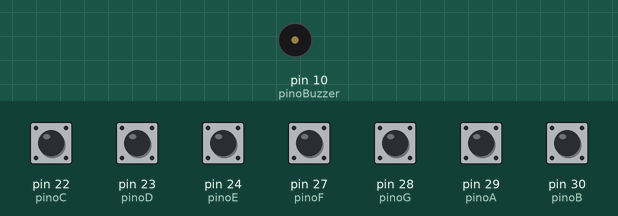
This sketch was run on a simulated Arduino Mega 2560, built with avr-gcc and run on an emulated ATmega2560. Parts: buzzer (waves = sounding). The inputs (shaded band) are chosen by the test bench; at power-on: pin 22 (pinoC), pin 23 (pinoD), pin 24 (pinoE), pin 27 (pinoF), pin 28 (pinoG), pin 29 (pinoA), pin 30 (pinoB) HIGH.

Above: at 1.2 s.
1.3 s: pin 22 (pinoC) pulled LOW for 0.15 s
At 2.5 s:
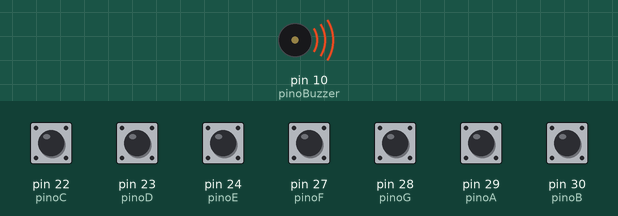
Timing chart, 0 to 4.3 s (numbered marks = the images above; inputs shaded):
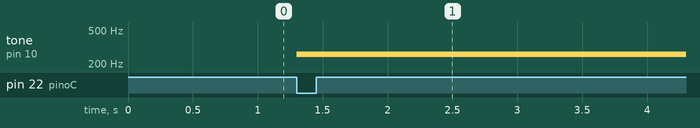

The sketch:

FirstTest.ino
```cpp
const int pinoC = 22;
const int pinoD = 23;
const int pinoE = 24;
const int pinoF = 27;
const int pinoG = 28;
const int pinoA = 29;
const int pinoB = 30;
const int pinoBuzzer = 10;

void setup() {
pinMode(pinoC, INPUT_PULLUP);
pinMode(pinoD, INPUT_PULLUP);
pinMode(pinoE, INPUT_PULLUP);
pinMode(pinoF, INPUT_PULLUP);
pinMode(pinoG, INPUT_PULLUP);
pinMode(pinoA, INPUT_PULLUP);
pinMode(pinoB, INPUT_PULLUP);

pinMode(pinoBuzzer, OUTPUT);
digitalWrite(pinoBuzzer, LOW);
}


void loop(){
  if(digitalRead(pinoC) == LOW){
      tone(pinoBuzzer, 261);
      delay(200);
  }

  else if(digitalRead(pinoD) == LOW){
      tone(pinoBuzzer, 293);
      delay(200);
  }

  else if(digitalRead(pinoE) == LOW){
      tone(pinoBuzzer, 329);
      delay(200);
  }
   else if(digitalRead(pinoF) == LOW){
      tone(pinoBuzzer, 349);
      delay(200);
  }

  else if(digitalRead(pinoG) == LOW){
      tone(pinoBuzzer, 392);
      delay(200);
  }
   else if(digitalRead(pinoA) == LOW){
      tone(pinoBuzzer, 440);
      delay(200);
  }

  else if(digitalRead(pinoB) == LOW){
      tone(pinoBuzzer, 493);
      delay(200);
  }
  else{
    digitalWrite(pinoBuzzer, LOW);

  }

}
```

Measured:
- after the input at 1.3 s, tone on pin 10 (pinoBuzzer): silent → 261 Hz at once
